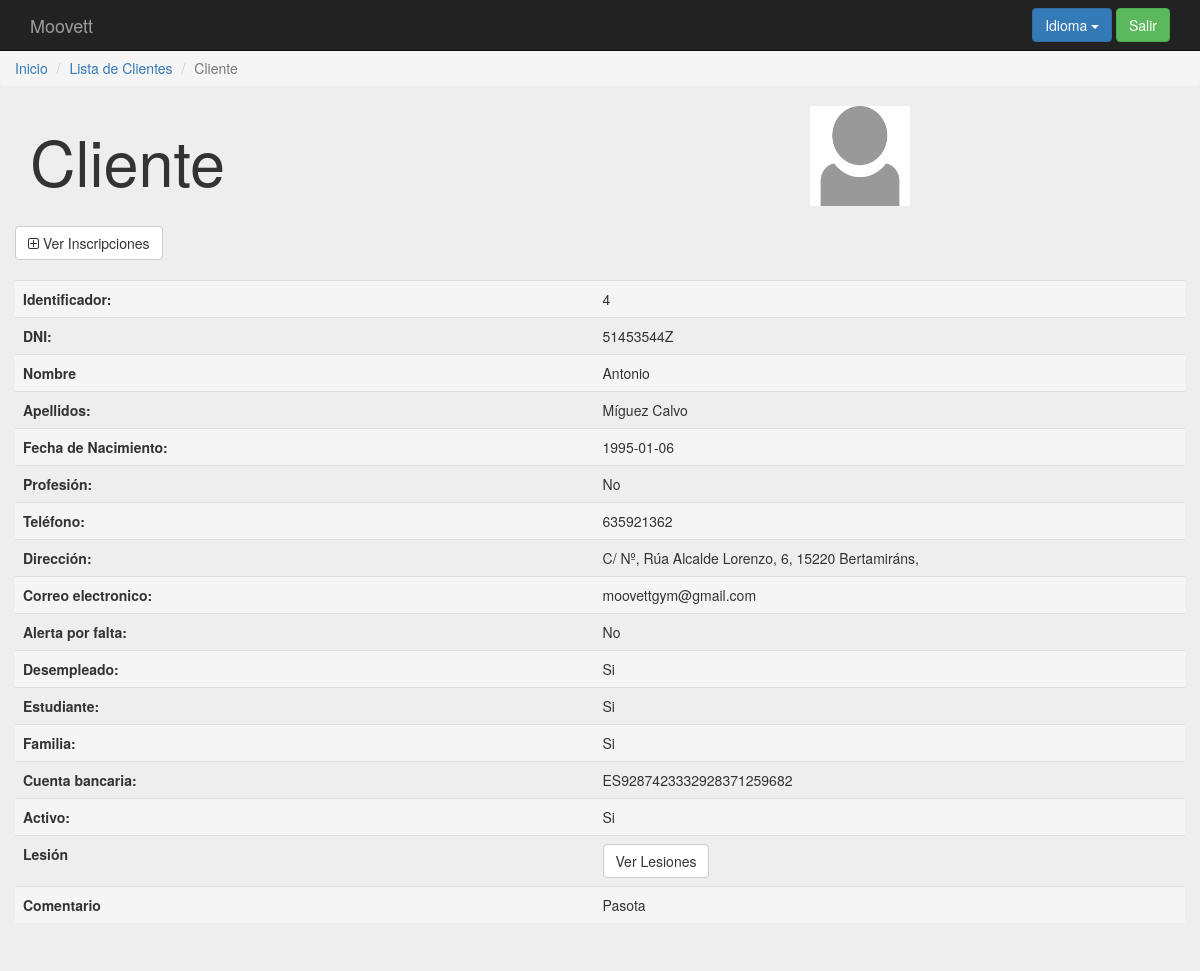
Screenshot of /index.php?controller=client&action=showone&id=4 (signed in) with the database file from the repository.
### tables this page shows
create table `cliente` (
`id` int(11) not null,
  `dni_c` varchar(9) not null,
  `nombre_c` varchar(15) not null,
  `apellidos_c` varchar(40) not null,
  `fecha_nac` date default null,
  `profesion` varchar(20) default null,
  `telefono` int(11) default null,
  `direccion` varchar(50) default null,
  `comentario` varchar(500) default null,
  `email` varchar(30) default null,
  `alerta_falta` tinyint(1) not null default '0',
  `desempleado` tinyint(1) not null default '0',
  `estudiante` tinyint(1) not null default '0',
  `familiar` tinyint(1) not null default '0',
  `num_cuenta` varchar(24) not null,
  `activo` tinyint(1) not null default '0',
  `foto` varchar(15) not null
);

### core/ViewManager.php (called while the page is built, shortened)
<?php
class ViewManager {
    private $fragmentContents = array();
    private $variables = array();
    private $currentFragment = self::DEFAULT_FRAGMENT;
    private $layout = "default";
    private function saveCurrentFragment() {
        $this->fragmentContents[$this->currentFragment].=ob_get_contents();
    }
    public function moveToFragment($name) {
        $this->currentFragment = $name;
    }
    public function getFragment($fragment, $default="") {
        if (!isset($this->fragmentContents[$fragment])) {
            return $default;
        }
        return $this->fragmentContents[$fragment];
    }
    public function setVariable($varname, $value, $flash=false) {
        $this->variables[$varname] = $value;
    }
    public function getVariable($varname, $default=NULL) {
        if (!isset($this->variables[$varname])) {
            return $default;
        }
        return $this->variables[$varname];
    }
    public function setLayout($layout) {
        $this->layout = $layout;
    }
    public function render($controller, $viewname) {
        include(__DIR__."/../Views/$controller/$viewname.php");
        $this->renderLayout();
    }
    private function renderLayout() {
        include(__DIR__."/../Views/layouts/".$this->layout.".php");
    }
    private static $viewmanager_singleton = NULL;
    public static function getInstance() {
        if (self::$viewmanager_singleton == null) {
            self::$viewmanager_singleton = new ViewManager();
        }
        return self::$viewmanager_singleton;
    }
}

### Controllers/CLIENT_Controller.php (called while the page is built, shortened)
<?php
require_once(__DIR__."/../core/ViewManager.php");
require_once(__DIR__."/../core/I18n.php");
require_once(__DIR__."/../Models/Client.php");
require_once(__DIR__."/../Models/CLIENT_Model.php");
class CLIENT_Controller extends BaseController {
    private $clientMapper;
    public function __construct() {
        $this->clientMapper = new CLIENT_Model();
        $this->view->setLayout("default");
    }
    public function showone(){
        $clientid = $_REQUEST["id"];
        $client = $this->clientMapper->fetch($clientid);
        $injuries = $this->clientMapper->fetch_injuries();
        $this->view->setVariable("injuries", $injuries);
        $this->view->setVariable("client", $client);
        $this->view->render("client", "CLIENT_SHOWONE_Vista");
    }
}

### index.php (called while the page is built, shortened)
<?php
function run() {
    try{
        $controller = loadController($_GET["controller"]);
        $actionName = $_GET["action"];
        $controller->$actionName();
    } catch(Exception $ex) {
        die($ex->getMessage());
  }
}
function loadController($controllerName) {
    return new $controllerClassName();
}
run();
?>

### core/I18n.php (called while the page is built, shortened)
<?php
class I18n {
  private $messages;
  public function setLanguage($language) {
    $this->messages = $i18n_messages;
  }
  public function i18n($key) {
    if (isset($this->messages[$key])){
      return $this->messages[$key];
    }else{
      return $key;
    }
  }
  private static $i18n_singleton = null;
  public static function getInstance() {
    if (self::$i18n_singleton == NULL) {
      self::$i18n_singleton = new I18n();
    }
    return self::$i18n_singleton;
  }
}
function i18n($key) {
  return I18n::getInstance()->i18n($key);
}

### Models/Client.php (called while the page is built, shortened)
<?php
class Client {
    private $id;
    private $dni;
    private $name;
    private $surname;
    private $birthday;
    private $profession;
    private $phone;
    private $address;
    private $comment;
    private $email;
    private $alert;
    private $unemployed;
    private $student;
    private $family;
    private $account;
    private $active;
    private $photo;
    public function __construct($id=NULL,$dni=NULL,$name=NULL, $surname=NULL,
                                $birthday=NULL, $profession=NULL, $phone=NULL, $address=NULL,$comment=NULL,
                                $email=NULL,$alert=NULL,$unemployed=NULL,$student=NULL,$family=NULL,$account=NULL,
                                $active=NULL,$photo=NULL,$injury=NULL) {
     $this->id = $id;
     $this->dni = $dni;
     $this->name = $name;
     $this->surname = $surname;
     $this->birthday = $birthday;
     $this->profession = $profession;
     $this->phone = $phone;
     $this->address = $address;
     $this->comment = $comment;
     $this->email = $email;
     $this->alert = $alert;
     $this->unemployed= $unemployed;
     $this->student = $student;
     $this->family = $family;
     $this->account = $account;
     $this->active = $active;
     $this->photo = $photo;
    }
    public function getID() {
        return $this->id;
    }
    public function getDni(){
        return $this->dni;
    }
    public function getName(){
        return $this->name;
    }
    public function getSurname(){
        return $this->surname;
    }
    public function getBirthday(){
        return $this->birthday;
    }
    public function getProfession(){
        return $this->profession;
    }
    public function getPhone(){
        return $this->phone;
    }
    public function getAddress(){
        return $this->address;
    }
    public function getComment(){
        return $this->comment;
    }
    public function getEmail() {
        return $this->email;
    }
    public function getAlert() {
        return $this->alert;
    }
    public function getUnemPloyed() {
        return $this->unemployed;
    }
    public function getStudent() {
        return $this->student;
    }
    public function getFamily() {
        return $this->family;
    }
    public function getAccount() {
        return $this->account;
    }
    public function getActive() {
        return $this->active;
    }
    public function getPhoto() {
        return $this->photo;
    }
}

### Models/CLIENT_Model.php (called while the page is built, shortened)
<?php
require_once(__DIR__."/../core/PDOConnection.php");
class CLIENT_Model {
    private $db;
    public function __construct() {
        $this->db = PDOConnection::getInstance();
    }
    public function fetch($clientID){
           $sql = $this->db->prepare("SELECT cliente.*,lesion.id as lesion_id FROM cliente,lesion_cliente,lesion
                                      WHERE cliente.id=? AND lesion_cliente.id_lesion=lesion.id AND cliente.id=lesion_cliente.cliente_id");
           $sql->execute(array($clientID));
           $client = $sql->fetch(PDO::FETCH_ASSOC);
           if($client != NULL) {
               return new Client($client["id"], $client["dni_c"], $client["nombre_c"], $client["apellidos_c"],
                                           $client["fecha_nac"],$client["profesion"],$client["telefono"],$client["direccion"],
                                           $client["comentario"],$client["email"], $client["alerta_falta"],$client["desempleado"],
                                           $client["estudiante"],$client["familiar"],$client["num_cuenta"],$client["activo"],$client["foto"],$client["lesion_id"]);
       }
     }
}

### core/PDOConnection.php (called while the page is built)
<?php
class PDOConnection {
    private static $dbhost = "127.0.0.1";
    private static $dbname = "moovett";
    private static $dbuser = "moovett";
    private static $dbpass = "moovett";
    private static $db_singleton = null;
    public static function getInstance() {
        if (self::$db_singleton == null) {
            self::$db_singleton = new PDO(
                "mysql:host=".self::$dbhost.";dbname=".self::$dbname.";charset=utf8",
                self::$dbuser,
                self::$dbpass,
                array(
                    PDO::ATTR_EMULATE_PREPARES => false,
                    PDO::ATTR_ERRMODE => PDO::ERRMODE_EXCEPTION
                )
            );
        }
        return self::$db_singleton;
    }
}
?>

### Views/client/CLIENT_SHOWONE_Vista.php (the view, shortened to what this page needs)
<?php
require_once(__DIR__."/../../core/ViewManager.php");
$view = ViewManager::getInstance();
$view->setVariable("title", "Show Client");
$client = $view->getVariable("client");
?>
<div class="jumbotron">
  <div class="design">
  <ol class="breadcrumb">
    <li class="breadcrumb-item"><a href="index.php?controller=user&amp;action=login"><?= i18n("Home") ?></a></li>
    <li class="breadcrumb-item"><a href="index.php?controller=client&amp;action=show"><?= i18n("List of Clients") ?></a></li>
    <li class="breadcrumb-item active"><?= i18n("Client") ?></li>
  </ol>
  </div>
    <div class="container">
  	  <div class="row">
            <?php if($client->getPhoto()){?>
              <div class="col-sm-4 col-sm-push-8"><img src=<?= basename(__FILE__)."../../pictures/".$client->getPhoto() ?> alt="<?= $client->getPhoto()?>" width="100px" height="100px" /></div>
            <?php } else { ?>
              <div class="col-sm-4 col-sm-push-8"><img src=<?= basename(__FILE__)."../../pictures/profile_image.png" ?> alt="default_image" width="100px" height="100px" /></div>
            <?php } ?>
      <div class="col-sm-8 col-sm-pull-4"><h1><?= i18n("Client")?></h1></div>
    </div>
    <div class="row top-buffer">
        <a href="index.php?controller=client&amp;action=inscriptions&amp;id=<?=$client->getID()?>" class="btn btn-default"><i class="fa fa-plus-square-o" aria-hidden="true"></i> <?= i18n("View Inscriptions") ?></a>
    </div>
      <div class="row top-buffer">
    		<table class="table" >
          <tr class="active">
            <th><?= i18n("Identifier")?>:</th>
            <td><?= $client->getID() ?></td>
          </tr>
          <tr>
            <th><?= i18n("DNI")?>:</th>
            <td><?= $client->getDni() ?></td>
          </tr>
          <tr class="active">
            <th><?= i18n("Name")?></th>
            <td><?= $client->getName() ?></td>
          </tr>
          <tr>
            <th><?= i18n("Surname")?>:</th>
            <td><?= $client->getSurname() ?></td>
          </tr>
          <tr class="active">
            <th><?= i18n("Birthdate")?>:</th>
            <td><?= $client->getBirthday() ?></td>
          </tr>
          <tr>
            <th><?= i18n("Profession")?>:</th>
            <?php if($client->getProfession()){ ?>
            <td><?= $client->getProfession() ?></td>
            <?php } else{ ?>
              <td><?= i18n("No") ?></td>
            <?php }  ?>
          </tr>
          <tr class="active">
            <th><?= i18n("Phone")?>:</th>
            <td><?= $client->getPhone() ?></td>
          </tr>
          <tr>
            <th><?= i18n("Address")?>:</th>
            <td><?= $client->getAddress() ?></td>
          </tr>
          <tr class="active">
            <th><?= i18n("Email")?>:</th>
            <td><?= $client->getEmail() ?></td>
          </tr>
          <tr >
            <th><?= i18n("Alert Fault")?>:</th>
              <?php if($client->getAlert()){ ?>
              <td><?= i18n("Yes") ?></td>
              <?php } else { ?>
              <td><?= i18n("No") ?></td>
              <?php } ?>
          </tr>
          <tr class="active">
            <th><?= i18n("Unemployed")?>:</th>
              <?php if($client->getUnemployed()){ ?>
              <td><?= i18n("Yes") ?></td>
              <?php } else { ?>
              <td><?= i18n("No") ?></td>
              <?php } ?>
          </tr>
          <tr >
            <th><?= i18n("Student")?>:</th>
              <?php if($client->getStudent()){ ?>
              <td><?= i18n("Yes") ?></td>
              <?php } else { ?>
              <td><?= i18n("No") ?></td>
              <?php } ?>
          </tr>
          <tr class="active">
            <th><?= i18n("Family")?>:</th>
              <?php if($client->getFamily()){ ?>
              <td><?= i18n("Yes") ?></td>
              <?php } else { ?>
              <td><?= i18n("No") ?></td>
              <?php } ?>
          </tr>
          <tr>
            <th><?= i18n("Bank account")?>:</th>
            <td><?= $client->getAccount() ?></td>
          </tr>
          <tr class="active">
            <th><?= i18n("Operating")?>:</th>
              <?php if($client->getActive()){ ?>
              <td><?= i18n("Yes") ?></td>
              <?php } else { ?>
              <td><?= i18n("No") ?></td>
              <?php } ?>
          </tr>
          <tr>
            <th><?= i18n("Injury")?></th>
            <td>
            <a href="index.php?controller=client&amp;action=injuries&amp;id=<?=$client->getID()?>" class="btn btn-default"><i aria-hidden="true"></i> <?= i18n("View Injuries") ?></a>
          </td>
          </tr>
          <tr class="active">
            <th class="col-md-2"><?= i18n("Comment")?></th>
            <td class="col-md-2"><?= $client->getComment() ?></td>
          </tr>
        </table>
      </div>
</div>

### Views/layouts/default.php (shortened to what this page needs)
<?php
require_once(__DIR__."/../../core/ViewManager.php");
$view = ViewManager::getInstance();
$currentuser = $view->getVariable("currentusername");
?><!DOCTYPE html>
<html>
    <head>
	<link rel="stylesheet" href="css/bootstrap.min.css" type="text/css">
  <link rel="stylesheet" href="css/bootstrap-datepicker3.min.css" type="text/css">
  <link rel="stylesheet" href="css/bootstrap-multiselect.css" type="text/css"/>
  <link rel="stylesheet" href="font-awesome/css/font-awesome.min.css" type="text/css">
	<link rel="stylesheet" href="css/style.css" type="text/css">
    </head>
    <body>
	<header>
	    <nav class="navbar navbar-inverse navbar-fixed-top">
		<div class="container">
		    <div class="navbar-header">
			<a class="navbar-brand" href="index.php">Moovett</a>
		    </div>
		    <div id="navbar" class="navbar-collapse collapse">
			<?php if (isset($currentuser)): ?>
		    <form class="navbar-form navbar-right" action="index.php?controller=user&amp;action=logout" method="POST">
          <?php
            include(__DIR__."/language_select_element.php");
          ?>
				<button type="submit" class="btn btn-success"><?= i18n("Logout") ?></button>
			    </form>
			<?php endif ?>
		    </div>
		</div>
	    </nav>
	</header>
	<main>
	    <?= $view->getFragment(ViewManager::DEFAULT_FRAGMENT) ?>
	</main>
    </body>
</html>

### Views/layouts/language_select_element.php (shortened to what this page needs)
<div class="btn-group">
  <button type="button" class="btn btn-primary dropdown-toggle" data-toggle="dropdown">
  <?= i18n("Language") ?> <span class="caret"></span>
</button>
</div>

### css/style.css (style rules this page uses)
body { padding-top: 50px; padding-bottom: 20px; }
.design { margin-top:-48px !important; }
.top-buffer { margin-top:20px; }

### rows the page displays
cliente: id "4", dni_c "51453544Z", nombre_c "Antonio", apellidos_c "Míguez Calvo", fecha_nac "1995-01-06", telefono "635921362", direccion "C/ Nº, Rúa Alcalde Lorenzo, 6, 15220 Bertamiráns,", email "moovettgym@gmail.com", num_cuenta "ES9287423332928371259682", comentario "Pasota"

### other values shown
i18n("Language") "Idioma"
i18n("Logout") "Salir"
i18n("Home") "Inicio"
i18n("List of Clients") "Lista de Clientes"
i18n("Client") "Cliente"
i18n("View Inscriptions") "Ver Inscripciones"
i18n("Identifier") "Identificador"
i18n("DNI") "DNI"
i18n("Name") "Nombre"
i18n("Surname") "Apellidos"
i18n("Birthdate") "Fecha de Nacimiento"
i18n("Profession") "Profesión"
i18n("No") "No"
i18n("Phone") "Teléfono"
i18n("Address") "Dirección"
